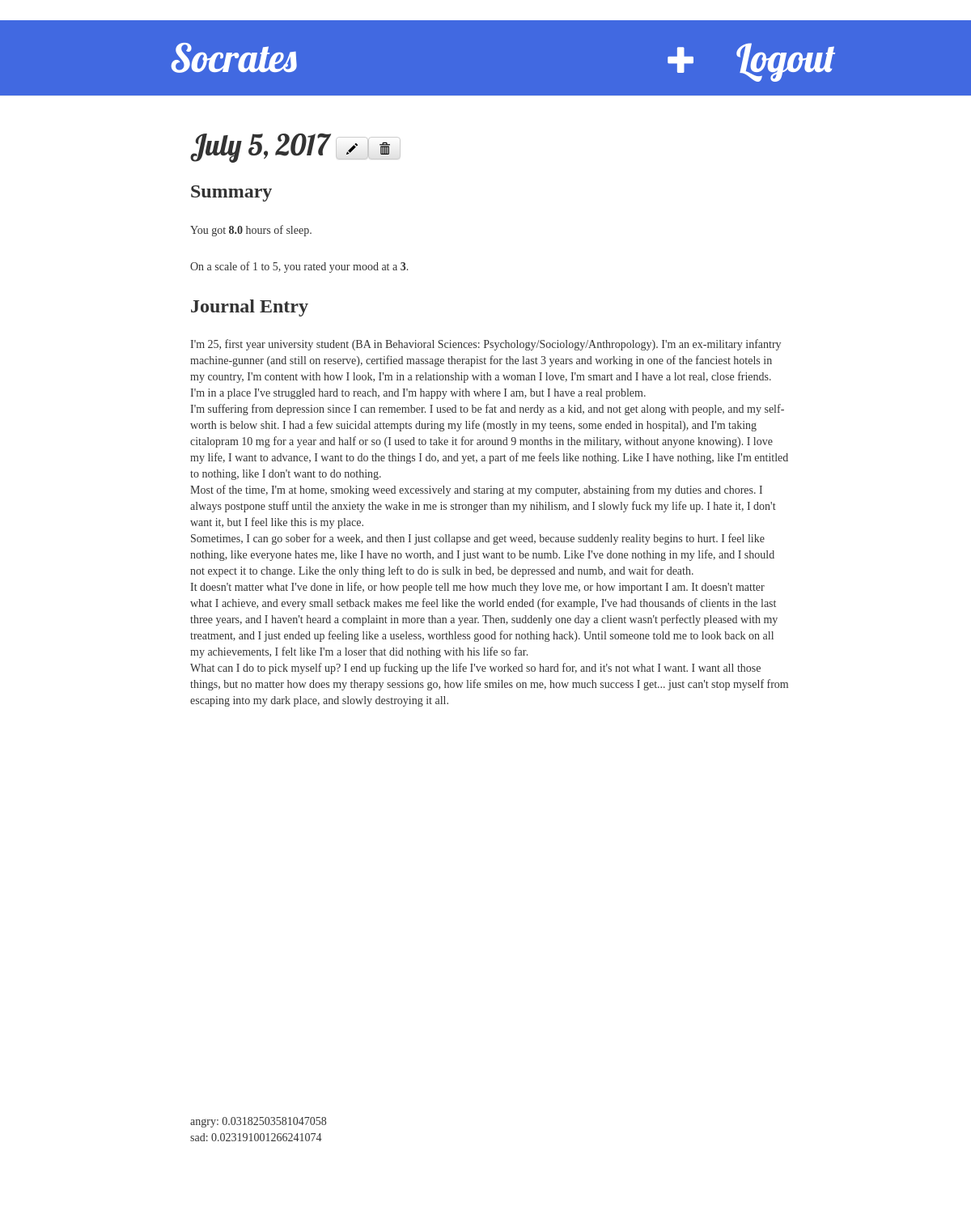
The app's page /post/29/ (signed in) with its own data.
### myblog/models.py (models this page shows, shortened)
class Entry(models.Model):
  user_name = models.CharField(max_length=2000)
  date = models.DateField()
  exercise = models.ForeignKey(Exercise, blank=True, null=True)
  sleep = models.FloatField()
  meditation = models.BooleanField()
  meditation_time = models.FloatField(blank=True, null=True)
  mood = models.TextField()
  mood_number = models.IntegerField()
  score = models.ForeignKey(SScore)

class SScore(models.Model):
  angry = models.FloatField()
  sad = models.FloatField()
  def __unicode__(self):
    feelings = [self.angry, self.sad]
    tags = ['angry', 'sad']
    text = ""
    for i in range(0, len(tags)):
      if feelings[i] >= 0.000:
        text += tags[i]+": "+str(feelings[i])+"\n"
    return text

### myblog/views.py (the view)
# urls.py: url(r'^post/(?P<pk>\d+)/$', views.post_detail, name='post_detail'),
@login_required
def post_detail(request, pk):
    post = get_object_or_404(Entry, pk=pk)
    return render(request, 'post_detail.html', {'post': post})

### myblog/templates/post_detail.html (shortened to what this page needs)
{% extends 'base.html' %}
{% block content %}
    <div class="post">
        <h1>{{ post.date }}   <a class="btn btn-default" href="{% url 'socrates:post_edit' pk=post.pk %}"><span class="glyphicon glyphicon-pencil"></span></a><a class="btn btn-default" href="{% url 'socrates:post_delete' pk=post.pk %}"><span class="glyphicon glyphicon-trash"></span></a></h1>
        <h3> Summary </h3>
        <p> You got <b>{{ post.sleep }}</b> hours of sleep.</p>
        <p>On a scale of 1 to 5, you rated your mood at a <b>{{ post.mood_number|linebreaksbr }}</b>.</p>
        <h3>Journal Entry</h3>
        <p>{{ post.mood |linebreaksbr }}</p>
    <svg width="600" height="400"></svg>
        <p>{{ post.score|linebreaksbr }}</p>
    </div>
{% endblock %}

### myblog/static/css/myblog.css (style rules this page uses)
p,body { font-size: 18px; font-family: "Century Gothic"; margin-top: 50px; margin-bottom: 50px; }
.content, { margin-left: 10px; margin-bottom: 200px; }
h1, h2 { font-family: 'Lobster', cursive; }
h3, h4 { font-family: 'Simplifica', sans serif; }
.post { margin-left: 10px; margin-bottom: 70px; }
.post h1 a, .post h1 a:visited { color: #000000; }

### myblog/templates/post_detail.html (style rules this page uses)
svg { font-size: 14px; font-family: "Century Gothic"; margin-top: 25px; margin-bottom: 25px; }
p,body { font-size: 14px; font-family: "Century Gothic"; margin-top: 25px; margin-bottom: 25px; }
h3 { font-weight: bold; font-size: 24px; font-family: "Century Gothic"; margin-top: 25px; margin-bottom: 25px; }

### records on screen
Entry: date "July 5, 2017", sleep "8.0", mood_number "3", mood "I'm 25, first year university student (BA in Behavioral Sciences: Psychology/Sociology/Anthropology). I'm an ex-military infantry machine-gunner (and still on reserve), certified massage therapist for the last 3 years and working in one of the fanciest hotels in my country, I'm content with how I look, I'm in a relationship with a woman I love, I'm smart and I have a lot real, close friends. I'm in a place I've struggled hard to reach, and I'm happy with where I am, but I have a real problem. I'm suffering from depression since I can remember. I used to be fat and nerdy as a kid, and not get along with people, and my self-worth is below shit. I had a few suicidal attempts during my life…", score "angry: 0.03182503581047058 sad: 0.023191001266241074"
